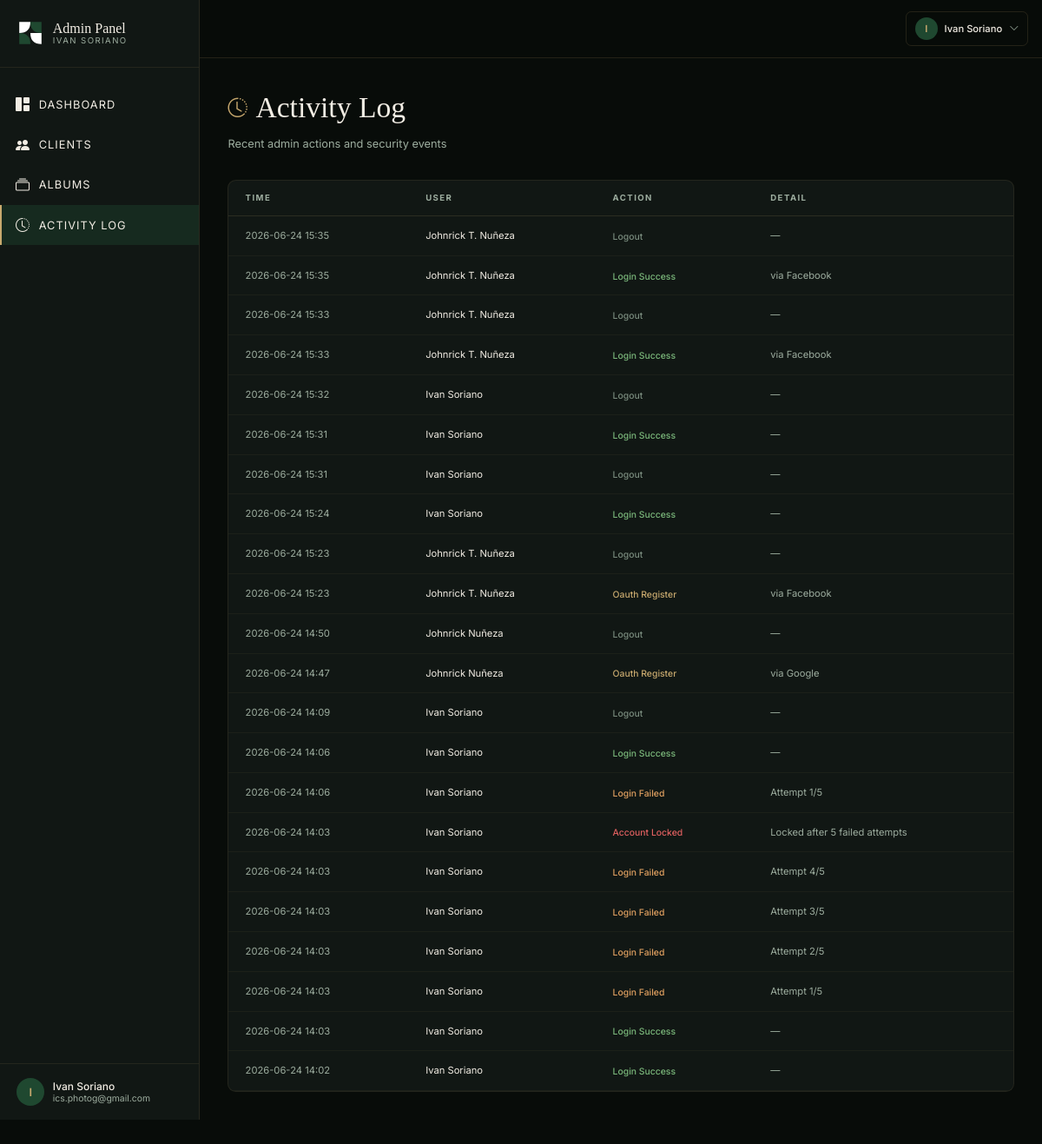
Before: /admin/logs (signed in) with the older database file.
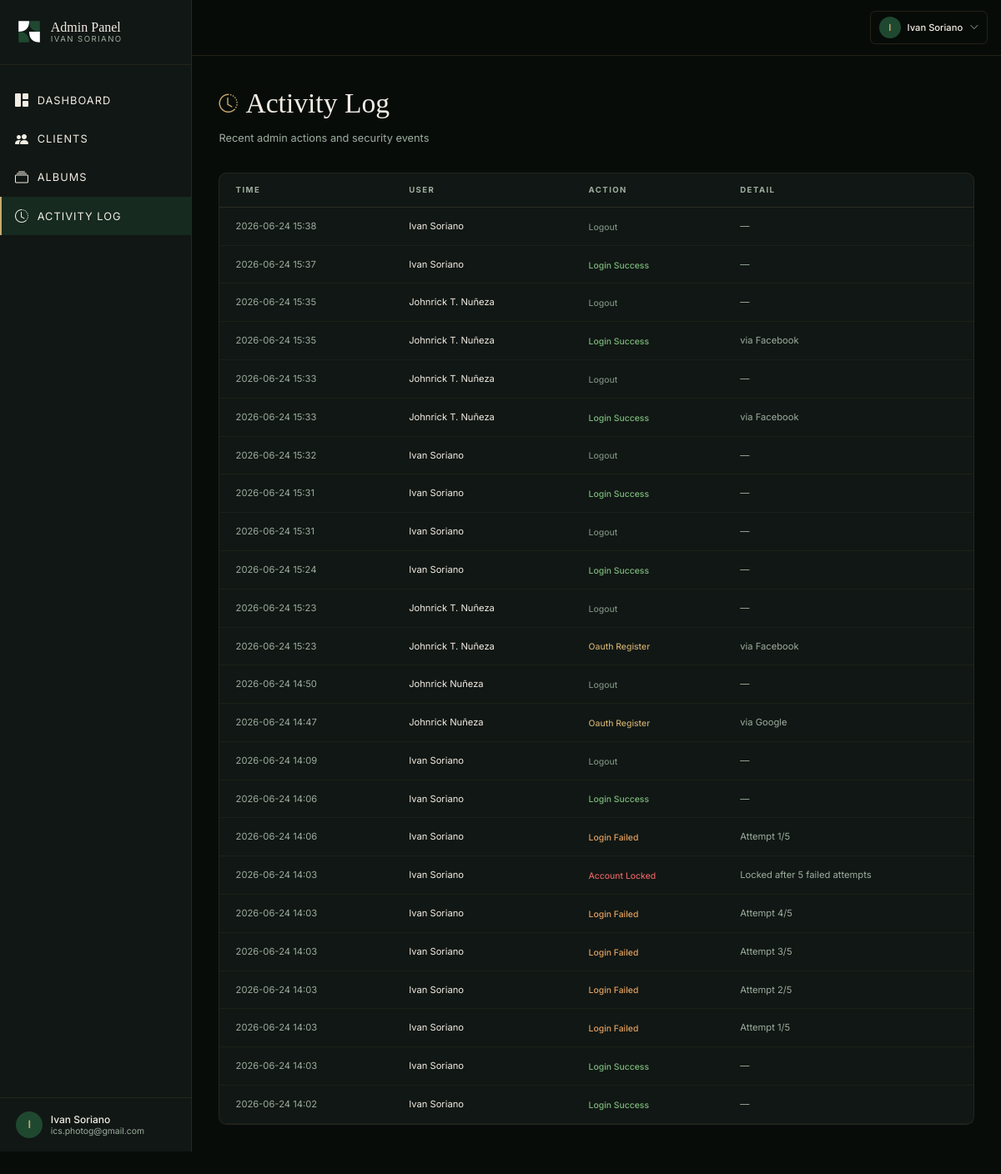
After: the same page with the newer database file.
### models.py (models this page shows, shortened)
class User(UserMixin, db.Model):
    __tablename__ = "users"
    id = db.Column(db.Integer, primary_key=True)
    email = db.Column(db.String(120), unique=True, nullable=False)
    password_hash = db.Column(db.String(256), nullable=True)
    role = db.Column(db.String(20), nullable=False, default="client")  # 'admin' or 'client'
    name = db.Column(db.String(100), nullable=False, default="")
    created_at = db.Column(db.DateTime, default=datetime.utcnow)
    failed_login_count = db.Column(db.Integer, default=0)
    locked_until = db.Column(db.DateTime, nullable=True)
    oauth_provider = db.Column(db.String(20), nullable=True)  # 'facebook', 'google', or None
    assignments = db.relationship("PhotoAssignment", backref="client", foreign_keys="PhotoAssignment.client_id", cascade="all, delete-orphan")
    @property
    def is_admin(self):
        return self.role == "admin"

class AdminLog(db.Model):
    __tablename__ = "admin_logs"
    id = db.Column(db.Integer, primary_key=True)
    user_id = db.Column(db.Integer, db.ForeignKey("users.id"), nullable=True)
    action = db.Column(db.String(100), nullable=False)
    detail = db.Column(db.Text, nullable=True)
    created_at = db.Column(db.DateTime, default=datetime.utcnow)
    user = db.relationship("User", foreign_keys=[user_id])

### admin.py (the view)
@admin_bp.route("/logs")
@admin_required
def logs():
    page = request.args.get("page", 1, type=int)
    per_page = 50
    pagination = AdminLog.query.order_by(AdminLog.created_at.desc()).paginate(
        page=page, per_page=per_page, error_out=False
    )
    return render_template("admin/logs.html", logs=pagination.items, pagination=pagination)

### admin.py (called while the page is built)
def admin_required(f):
    @wraps(f)
    @login_required
    def decorated(*args, **kwargs):
        if not current_user.is_admin:
            return redirect(url_for("client.gallery"))
        return f(*args, **kwargs)
    return decorated

### app.py (called while the page is built)
@login_manager.user_loader
def load_user(user_id):
    return User.query.get(int(user_id))

### templates/admin/logs.html (shortened to what this page needs)
{% extends "admin/base.html" %}
{% block content %}
<div class="admin-animate">
  <div class="mb-10">
    <div class="flex items-center gap-3 mb-2">
      <i class="bi bi-clock-history" style="font-size: 28px; color: var(--isp-gold);"></i>
      <h1 style="font-family: var(--font-display); color: var(--isp-cream); font-size: 42px; font-weight: 300;">Activity Log</h1>
    </div>
    <p style="color: var(--isp-text-muted); font-size: 16px;">Recent admin actions and security events</p>
  </div>
  <div class="rounded-xl overflow-hidden" style="background-color: var(--isp-bg-card); border: 1px solid rgba(200,169,110,0.1);">
    <table class="w-full">
      <thead>
        <tr style="border-bottom: 1px solid rgba(200,169,110,0.15);">
          <th class="text-left px-6 py-4 uppercase" style="font-size: 12px; letter-spacing: 0.15em; color: var(--isp-text-muted);">Time</th>
          <th class="text-left px-6 py-4 uppercase" style="font-size: 12px; letter-spacing: 0.15em; color: var(--isp-text-muted);">User</th>
          <th class="text-left px-6 py-4 uppercase" style="font-size: 12px; letter-spacing: 0.15em; color: var(--isp-text-muted);">Action</th>
          <th class="text-left px-6 py-4 uppercase" style="font-size: 12px; letter-spacing: 0.15em; color: var(--isp-text-muted);">Detail</th>
        </tr>
      </thead>
      <tbody>
        {% for log in logs %}
        <tr style="border-bottom: 1px solid rgba(200,169,110,0.06);">
          <td class="px-6 py-4" style="color: var(--isp-text-muted); font-size: 14px; white-space: nowrap;">
            {{ log.created_at.strftime('%Y-%m-%d %H:%M') }}
          </td>
          <td class="px-6 py-4" style="color: var(--isp-cream); font-size: 14px;">
            {{ log.user.name if log.user else 'System' }}
          </td>
          <td class="px-6 py-4">
            <span style="font-size: 13px; font-weight: 500; color: {{ action_colors.get(log.action, '#C8A96E') }};">
              {{ log.action.replace('_', ' ').title() }}
            </span>
          </td>
          <td class="px-6 py-4" style="color: var(--isp-text-muted); font-size: 14px;">
            {{ log.detail or '—' }}
          </td>
        </tr>
        {% else %}
        <tr>
          <td colspan="4" class="px-6 py-12 text-center" style="color: var(--isp-text-muted); font-size: 15px;">
            No activity logged yet.
          </td>
        </tr>
        {% endfor %}
      </tbody>
    </table>
  </div>
</div>
{% endblock %}

### templates/admin/base.html (shortened to what this page needs)
<!DOCTYPE html>
<html lang="en">
<head>
  <script src="https://cdn.tailwindcss.com"></script>
  <link rel="stylesheet" href="https://cdn.jsdelivr.net/npm/bootstrap-icons@1.11.3/font/bootstrap-icons.min.css">
  <link rel="stylesheet" href="{{ url_for('static', filename='css/styles.css') }}" />
</head>
<body style="background-color: var(--isp-bg); font-family: var(--font-body); min-height: 100vh;">
  <div class="flex items-stretch" style="min-height: 125vh;">
    <aside class="fixed lg:sticky inset-y-0 left-0 w-72 z-50 flex flex-col transition-transform duration-300 -translate-x-full lg:translate-x-0"
      id="admin-sidebar"
      style="background-color: var(--isp-bg-card); border-right: 1px solid rgba(200,169,110,0.12);">
      <div class="px-6 py-7" style="border-bottom: 1px solid rgba(200,169,110,0.1);">
        <a href="/admin/dashboard" class="flex items-center gap-3">
          <svg width="40" height="40" viewBox="0 0 100 100" fill="none" xmlns="http://www.w3.org/2000/svg">
            <path d="M10 10 H50 Q50 50 10 50 Z" fill="white" />
            <path d="M50 10 H90 V50 Q50 50 50 10 Z" fill="#1F4830" />
            <path d="M10 50 Q50 50 50 90 H10 Z" fill="#1F4830" />
            <path d="M50 50 Q50 90 90 90 V50 Z" fill="white" />
          </svg>
          <div class="flex flex-col leading-none">
            <span style="font-family: var(--font-display); color: var(--isp-cream); font-size: 20px; font-weight: 400;">
              Admin Panel
            </span>
            <span style="font-family: var(--font-body); color: var(--isp-text-muted); font-size: 12px; letter-spacing: 0.15em; text-transform: uppercase; margin-top: 2px;">
              Ivan Soriano
            </span>
          </div>
        </a>
      </div>
      <nav class="flex-1 py-6 overflow-y-auto">
        <a href="/admin/dashboard" class="admin-nav-link" style="color: var(--isp-cream);">
          <i class="bi bi-grid-1x2-fill" style="font-size: 20px;"></i> Dashboard
        </a>
        <a href="/admin/clients" class="admin-nav-link" style="color: var(--isp-cream);">
          <i class="bi bi-people-fill" style="font-size: 20px;"></i> Clients
        </a>
        <a href="/admin/albums" class="admin-nav-link" style="color: var(--isp-cream);">
          <i class="bi bi-collection" style="font-size: 20px;"></i> Albums
        </a>
        <a href="/admin/logs" class="admin-nav-link" style="color: var(--isp-cream);">
          <i class="bi bi-clock-history" style="font-size: 20px;"></i> Activity Log
        </a>
      </nav>
      <div class="px-6 py-5" style="border-top: 1px solid rgba(200,169,110,0.1);">
        <div class="flex items-center gap-3">
          <div class="w-10 h-10 rounded-full flex items-center justify-center" style="background-color: var(--isp-green); color: var(--isp-gold); font-size: 16px; font-weight: 600;">
            {{ current_user.name[0] if current_user.name else 'A' }}
          </div>
          <div class="flex flex-col leading-tight">
            <span style="color: var(--isp-cream); font-size: 15px; font-weight: 500;">{{ current_user.name }}</span>
            <span style="color: var(--isp-text-muted); font-size: 13px;">{{ current_user.email }}</span>
          </div>
        </div>
      </div>
    </aside>
    <div class="flex-1 min-w-0" style="min-height: 125vh;">
      <header class="sticky top-0 z-30 flex items-center justify-between px-5 py-4"
        style="background-color: rgba(8,12,9,0.92); backdrop-filter: blur(12px); border-bottom: 1px solid rgba(200,169,110,0.15);">
        <div class="relative">
          <button onclick="toggleUserMenu()" class="flex items-center gap-2.5 px-3 py-2 rounded-lg transition-all hover:bg-isp-green" style="border: 1px solid rgba(200,169,110,0.15);">
            <div class="w-8 h-8 rounded-full flex items-center justify-center" style="background-color: var(--isp-green); color: var(--isp-gold); font-size: 14px; font-weight: 600;">
              {{ current_user.name[0] if current_user.name else 'A' }}
            </div>
            <span class="hidden sm:inline" style="color: var(--isp-cream); font-size: 14px; font-weight: 500;">{{ current_user.name }}</span>
            <i class="bi bi-chevron-down" style="font-size: 14px; color: var(--isp-text-muted);"></i>
          </button>
        </div>
      </header>
      <main class="px-6 lg:px-10 py-10">
        {% block content %}{% endblock %}
      </main>
    </div>
  </div>
</body>
</html>

### static/css/styles.css (style rules this page uses)
body { zoom: 0.8; }
:root { --isp-green: #1F4830; --isp-green-light: #2D5A3D; --isp-green-dark: #152E20; --isp-cream: #F2EDE4; --isp-gold: #C8A96E; --isp-bg: #080C09; --isp-bg-card: #111714; --isp-bg-section: #0D120F; --isp-text-muted: #9DAD9F; --font-display: 'Cormorant Garamond', Georgia, serif; --font-body: 'Inter', system-ui, sans-serif; }
* { margin: 0; padding: 0; box-sizing: border-box; }
html, body { height: 100%; }
body { background-color: var(--isp-bg); font-family: var(--font-body); color: var(--isp-cream); -webkit-font-smoothing: antialiased; -moz-osx-font-smoothing: grayscale; }
html { scroll-behavior: smooth; }

### templates/admin/base.html (style rules this page uses)
.admin-nav-link { display: flex; align-items: center; gap: 12px; padding: 14px 20px; font-size: 16px; letter-spacing: 0.08em; text-transform: uppercase; transition: all 0.3s ease; border-left: 3px solid transparent; }
.admin-nav-link.active { background-color: rgba(31,72,48,0.4); border-left-color: var(--isp-gold); color: var(--isp-gold); }
.admin-animate { animation: fadeInUp 0.5s ease-out; }

Changed rows visible on the page:
added AdminLog: created_at "2026-06-24 15:38", user "Ivan Soriano", action.replace "Logout", detail "—"
added AdminLog: created_at "2026-06-24 15:37", user "Ivan Soriano", action.replace "Login Success", detail "—"
